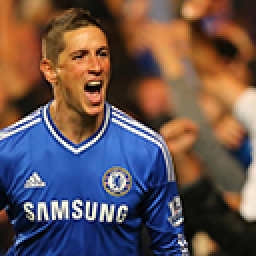
%> input picture MSc Labs/TS/code/torres.jpg, 128 x 128 px (shown 2 times larger)
$ octave Part4.m   (GNU Octave 9; MATLAB toolbox functions it lacks are replaced by stand-ins)
%> lines starting %> are read from the running program, lines starting %| are printed output that depends on the picture
clc
clear all
close all

im = im2gray(imread('torres.jpg'));
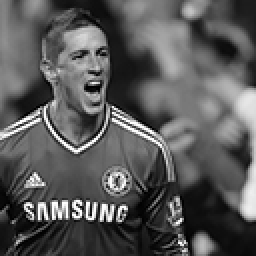
%> im: size 128x128 uint8 (shown 2 times larger); min 0, max 255, mean 88.9
im = im2double(im);
%> im: size 128x128 double
figure();
imshow(im);title('Original image');

N = 16;
s = size(im,1);
%> s = 128
numBlock = s / N;
%> numBlock = 8
K = 4; % compression ratio

% divide the image into small blocks
blocks = zeros(N,N,numBlock*numBlock);
for i=1:numBlock
    for j = 1:numBlock
        b = im(N*(i-1)+1:N*i, N*(j-1)+1:N*j);
        index = numBlock*(i-1)+j;
        blocks(:,:,index) = b;
    end
end

%% Noiseless
% transmitter and channel
block_dct = zeros(size(blocks));
for i=1:numBlock
    for j = 1:numBlock
        index = numBlock*(i-1)+j;
        b = blocks(:,:,index);
        b_dct = dct2(b);
        block_dct(1:N/2,1:N/2,index) = b_dct(1:N/2,1:N/2); % no noise
    end
end

% receiver
im_receive = zeros(size(im));
for i=1:numBlock
    for j = 1:numBlock
        index = numBlock*(i-1)+j;
        b_dct = block_dct(:,:,index);
        b = idct2(b_dct);
        im_receive(N*(i-1)+1:N*i, N*(j-1)+1:N*j) = b;
    end
end
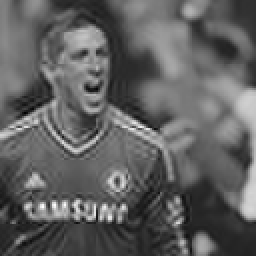
%> im_receive: size 128x128 double (shown 2 times larger); min -0.136, max 1.14, mean 0.349; drawn with min black and max white

figure();
imshow(im_receive);title({'Reconstructed image (noiseless)'; ['Block Size = ' num2str(N) 'x' num2str(N)]});

%% Noisy
simga_2 = 0.0001;
% transmitter and channel
block_dct = zeros(size(blocks));
for i=1:numBlock
    for j = 1:numBlock
        index = numBlock*(i-1)+j;
        b = blocks(:,:,index);
        b_dct = dct2(b);
        n = sqrt(simga_2) * randn(size(b_dct));
        block_dct(1:N/2,1:N/2,index) = b_dct(1:N/2,1:N/2);
        block_dct(:,:,index) = block_dct(:,:,index)+n;
    end
end

% receiver
im_receive = zeros(size(im));
for i=1:numBlock
    for j = 1:numBlock
        index = numBlock*(i-1)+j;
        b_dct = block_dct(:,:,index);
        b = idct2(b_dct);
        im_receive(N*(i-1)+1:N*i, N*(j-1)+1:N*j) = b;
    end
end
figure();
imshow(im_receive);
title({['Reconstructed image (noisy \sigma^2=' num2str(simga_2) ')']; ['Block Size = ' num2str(N) 'x' num2str(N)]});
